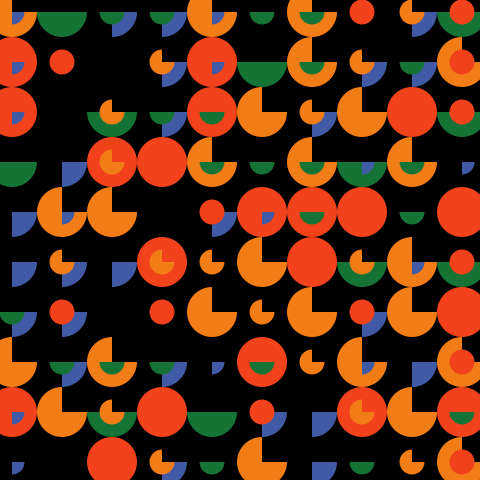
Frame 1 (no input)
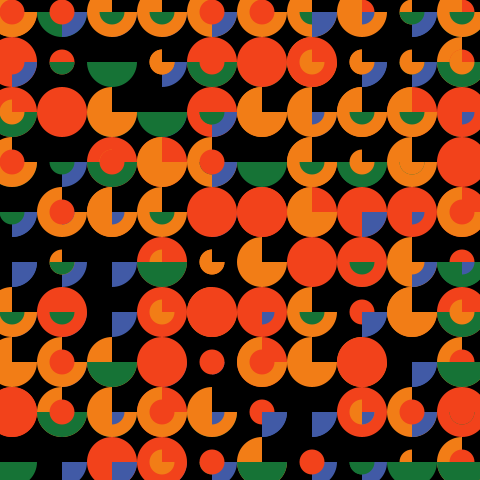
Frame 2 (the mouse pressed at the canvas centre, redrawn once)

The Processing sketch that drew these frames (run headless with seeded random() and noise(); the mouse was pressed at the canvas centre and the sketch redrawn once):

// Processing sketch: ps1_fun_with_arrays
// ── ps1_fun_with_arrays.pde
/*
 * Title:   Processing Sketch No. 1: Fun with Arrays
 * Author:  hamzberg
 * Version: 1.0
 * Date:    16 March 2023
 * License: MIT
 * 
 * Description:
 *   - Creates a pattern on a grid of arcs stopping at different
 *     radians while correlating with a color scheme.
 *   - Intended to demonstrate control over random() with
 *     arrays.
 */

//Establishes Color Palette
color[] color_Palette_Fun = {
 
  color(235, 182, 242), // Violet (Comically, this one is never shown.)
  color(65, 90, 166),   // Blue
  color(22, 115, 54),   // Green
  color(242, 125, 22),  // Orange
  color(242, 66, 27)    // Scarlet
  
};

//Establishes List of Radians
float[] radians_List = {
  
  0, // (The culprit.)
  HALF_PI,
  PI,
  (HALF_PI + PI),
  (2 * PI)
  
};

void setup() {
 
  size(480, 480);
  pixelDensity(displayDensity());
  background(0); 
  noStroke();

}

void draw() {
  
  // Goes through loop vertically
  for(int x = 12; x <= width; x += 50) {
    
    // Goes through loop horizontally
    for(int y = 12; y <= height; y += 50) {
   
      // Generates random number
      int rand_Num = int(random(0, 5));
      
      // Changes fill based on random number 
      // in the index of the Color Palette
      fill(color_Palette_Fun[rand_Num]);
      
      // Arc always starts at zero and is given a random end
      arc(x, y, 50, 50, 0, radians_List[rand_Num]);
      
      // Generates another random number
      rand_Num = int(random(0, 5));
      
      // Changes fill again based on random number 
      // in the index of the Color Palette
      fill(color_Palette_Fun[rand_Num]);
      
      // Arc always starts at zero and is given a random end
      arc(x, y, 25, 25, 0, radians_List[rand_Num]);
      
    }
  
  }
  
  // Stop sketch after loop
  noLoop();
  
}
